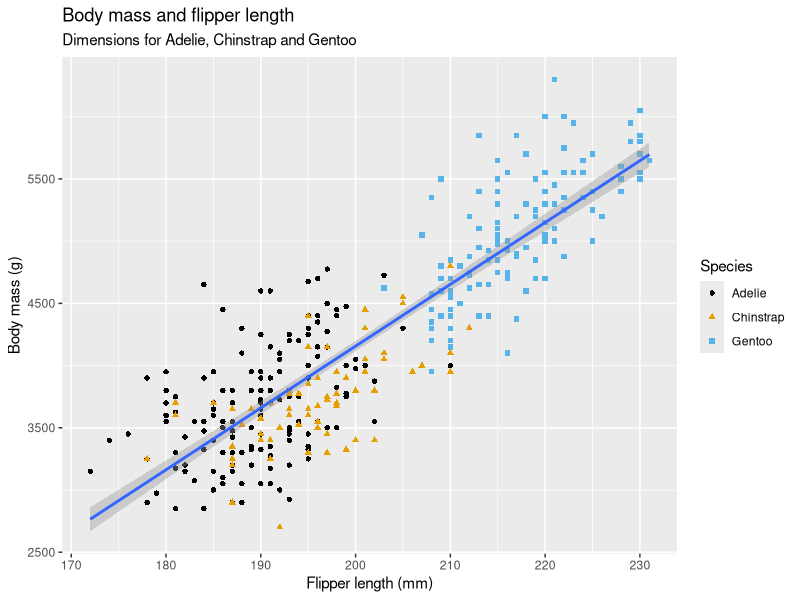
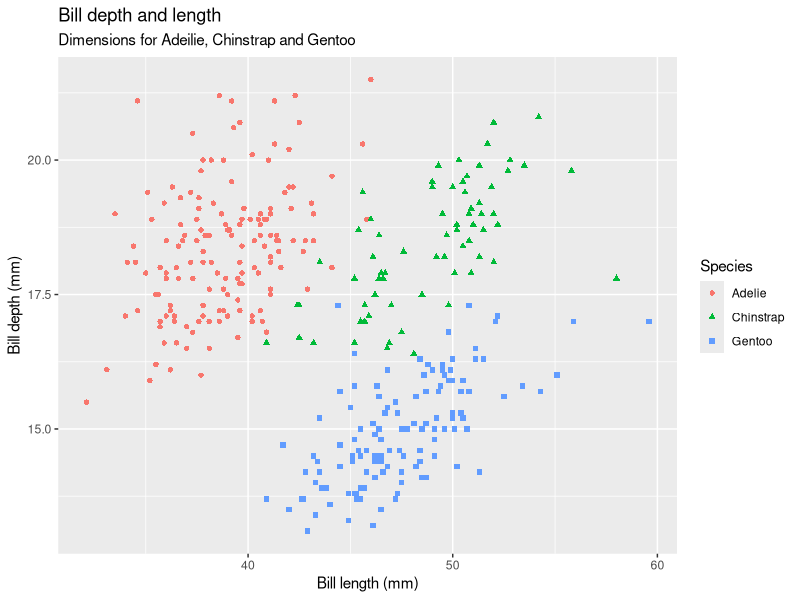
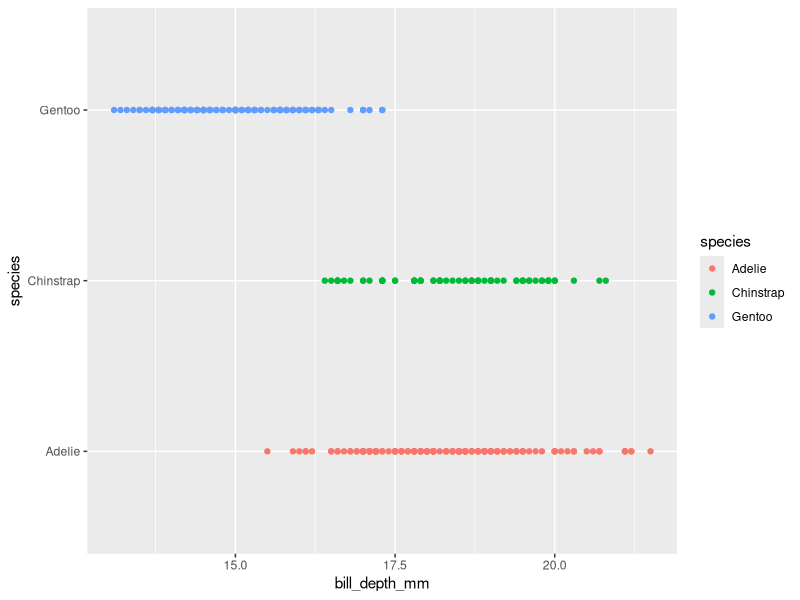
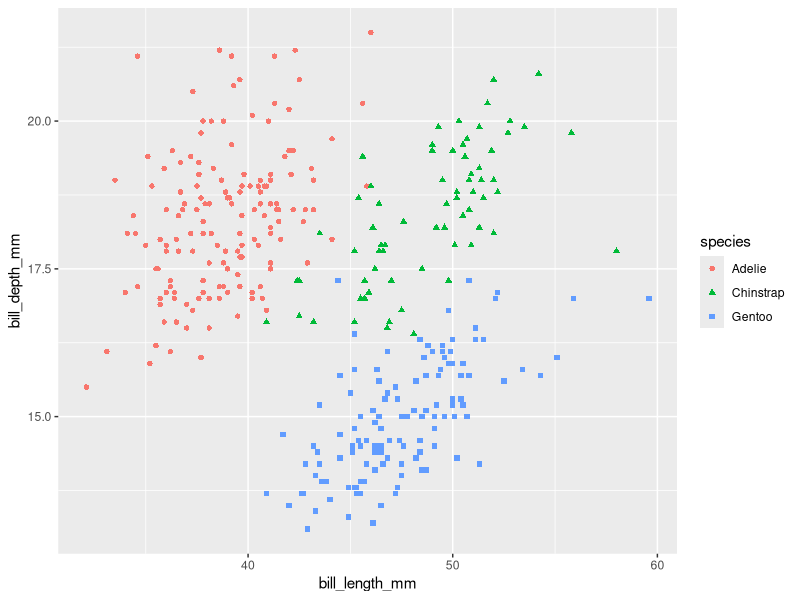
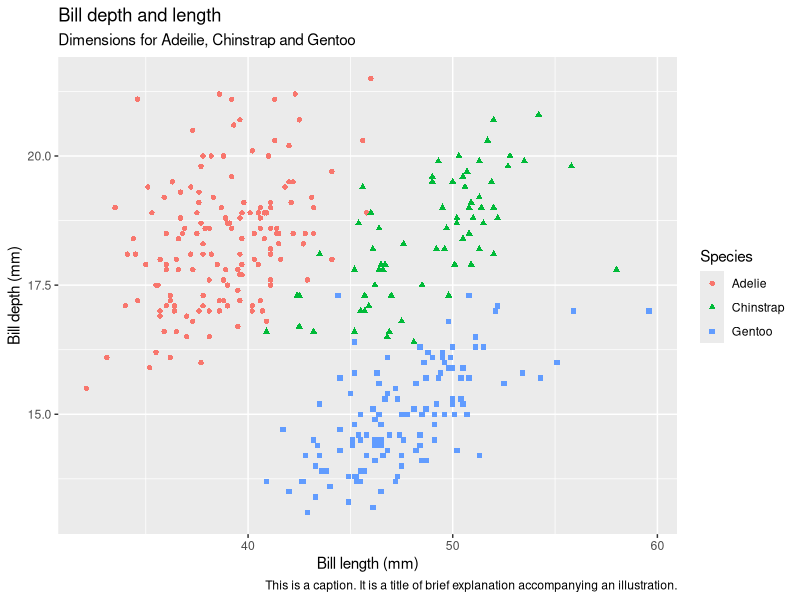
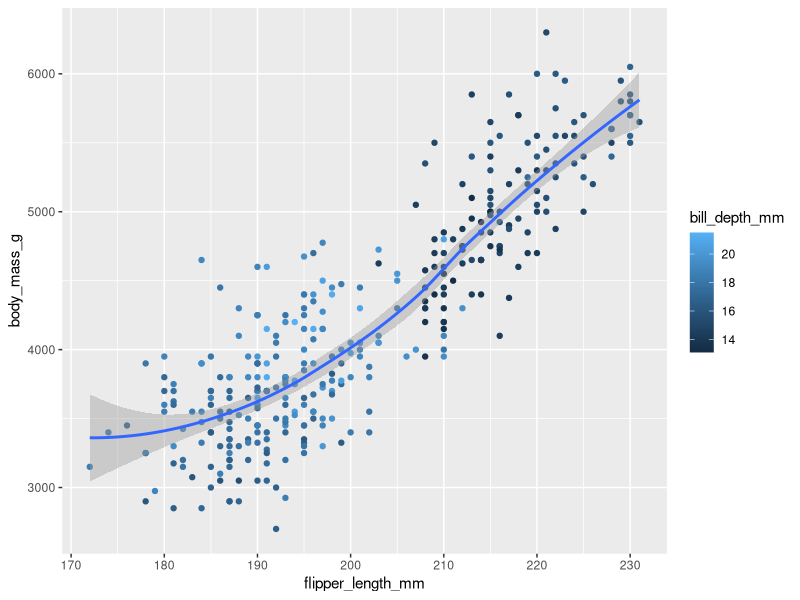
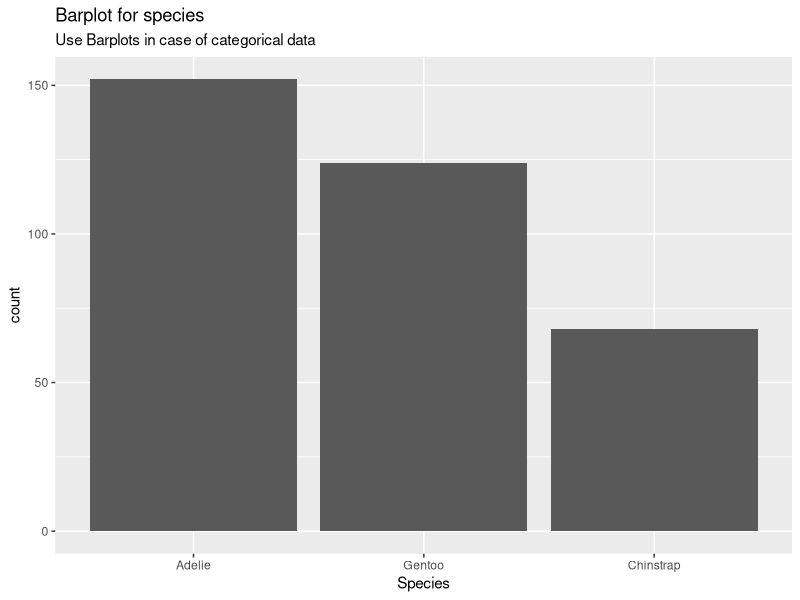
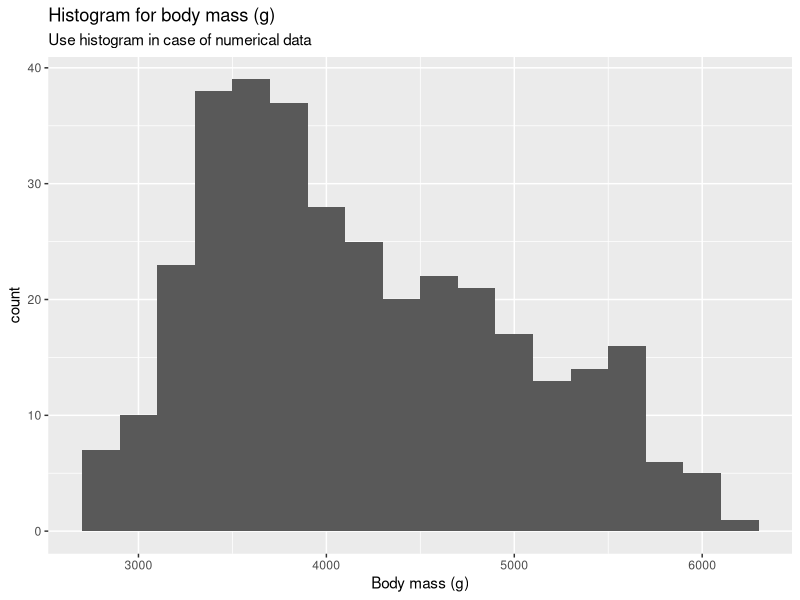

These charts were generated, in order, by the following R code:
library(tidyverse)
library(palmerpenguins)
library(ggthemes)

# Book: https://r4ds.hadley.nz/data-visualize.html

penguins = palmerpenguins::penguins
glimpse(penguins)
penguins

# 2.2

ggplot(data = penguins, mapping = aes(x = flipper_length_mm, y = body_mass_g)) +
  geom_point(mapping = aes(color = species, shape = species)) + 
  geom_smooth(method = "lm") + 
  labs(
    title = "Body mass and flipper length",
    subtitle = "Dimensions for Adelie, Chinstrap and Gentoo",
    x = "Flipper length (mm)",
    y = "Body mass (g)",
    color = "Species", shape = "Species"
  ) + 
  scale_color_colorblind()

# Exercises:

dim(penguins)
?penguins

ggplot(penguins, aes(x = bill_length_mm, y = bill_depth_mm)) + 
  geom_point(aes(color = species, shape = species)) + 
  labs(
    title = "Bill depth and length",
    subtitle = "Dimensions for Adeilie, Chinstrap and Gentoo",
    y = "Bill depth (mm)",
    x = "Bill length (mm)", 
    color = "Species", shape = "Species"
  )

# This is not a good plot because there is one categorical variable. 
# Barplot would make more sense here!!
ggplot(penguins, aes(x = bill_depth_mm, y = species)) + 
  geom_point(aes(color = species))

# na.rm = remove NAs
ggplot(penguins, aes(x = bill_length_mm, y = bill_depth_mm)) + 
  geom_point( na.rm = T, aes(color = species, shape = species))

ggplot(penguins, aes(x = bill_length_mm, y = bill_depth_mm)) + 
  geom_point(aes(color = species, shape = species)) + 
  labs(
    title = "Bill depth and length",
    subtitle = "Dimensions for Adeilie, Chinstrap and Gentoo",
    caption = "This is a caption. It is a title of brief explanation accompanying an illustration.",
    y = "Bill depth (mm)",
    x = "Bill length (mm)", 
    color = "Species", shape = "Species"
  )

ggplot(penguins, aes(x = flipper_length_mm, y = body_mass_g, color = bill_depth_mm)) +
  geom_point() + 
  geom_smooth(method = "loess")


# 2.4

ggplot(penguins, aes(x = fct_infreq(species))) +
  geom_bar() + 
  labs(
    title = "Barplot for species", 
    subtitle = "Use Barplots in case of categorical data",
    x = "Species"
    )

ggplot(penguins, aes(x = body_mass_g)) + 
  geom_histogram(binwidth = 200) +
  labs(
    title = "Histogram for body mass (g)",
    subtitle = "Use histogram in case of numerical data",
    x = "Body mass (g)"
  )

ggplot(penguins, aes(x = body_mass_g)) + 
  geom_density()

# Excercises

ggplot(penguins, aes(y = fct_infreq(species))) + 
  geom_bar() + 
  labs(
    y = "Species"
  )

ggplot(penguins, aes(x = fct_infreq(species))) + 
  geom_bar(color = "red")

ggplot(penguins, aes(x = fct_infreq(species))) + 
  geom_bar(fill = "red")

ggplot(diamonds, aes(x = carat)) + 
  geom_histogram(binwidth = 0.01)

# 2.5

# Visualize relationship: Numerical and categorical
ggplot(penguins, aes(x = species, y = body_mass_g)) + 
  geom_boxplot() + 
  labs(
    title = "Relation body mass (g) and species",
    subtitle = "Use boxplots to examine/visualize the relationship between a numerical and a categorical variable", 
    x = "Species", 
    y = "Body mass (g)"
  )
ggplot(penguins, aes(x = body_mass_g, color = species, fill = species)) + 
  geom_density(linewidth = 1, alpha = 0.5) + 
  labs(
    title = "Densities of body mass (g) by species",
    subtitle = "Alternative to boxploxts",
    x = "Body mass (g)",
    y = "Density"
  )

# Visualize relationship: Both categorical
ggplot(penguins, aes(x = island, fill = species)) + 
  geom_bar() + 
  labs(
    title = "Stacked frequency barplots island and species",
    subtitle = "Use stacked barplots to visualize the relationship between two categorical variables",
    x = "Island",
    y = "Count",
    fill = "Species"
  )

ggplot(penguins, aes(x = island, fill = species)) + 
  geom_bar(position = "fill") + 
  labs(
    title = "Stacked rel. frequency barplots island and species",
    y = "Rel. frequency", 
    x = "Island"
  )

# Bisualize relationship: Both numerical
ggplot(penguins, aes(x = flipper_length_mm, y = body_mass_g)) + 
  geom_point(aes(color = species, shape = island)) + 
  labs(
    title = "Body mass (g) vs. flipper length (mm)",
    subtitle = "Adding too many variables is confusing; use facets!",
    x = "Flipper length (mm)",
    y = "Body mass (g)",
    color = "Species", 
    shape = "Island"
  )

ggplot(penguins, aes(x = flipper_length_mm, y = body_mass_g)) + 
  geom_point(aes(color = species)) + 
  facet_wrap(~island) + 
  labs(
    title = "Body mass (g) vs. flipper length (mm) by island and species",    
    x = "Flipper length (mm)",
    y = "Body mass (g)",
    color = "Species"
  )

# Exercises

?mpg
glimpse(mpg)

ggplot(mpg, aes(x = displ, y = hwy, color = cyl, size = cyl, linewidth = cyl)) + 
  geom_point() + 
  labs(
    title = "Miles per gallon vs engine display (liters)",
    x = "Engine displacement (liters)",
    y = "Highway miles per gallon",
    color = "Cylinder", size = "Cylinder"
  ) + 
  facet_wrap(~year)

ggplot(penguins, aes(x = island, fill = species)) +
  geom_bar(position = "fill") + 
  labs(y = "Rel. frequency")
ggplot(penguins, aes(x = species, fill = island)) +
  geom_bar(position = "fill") + 
  labs(y = "Rel. frequency")

# 2.6

ggsave(
  width = 10,
  height = 8,
  filename = "visualize_relationship_categorical_variables.png",
  path = "C:\\Users\\robin\\Desktop\\Desktop\\R\\R for Data Science"
  )
?ggsave
